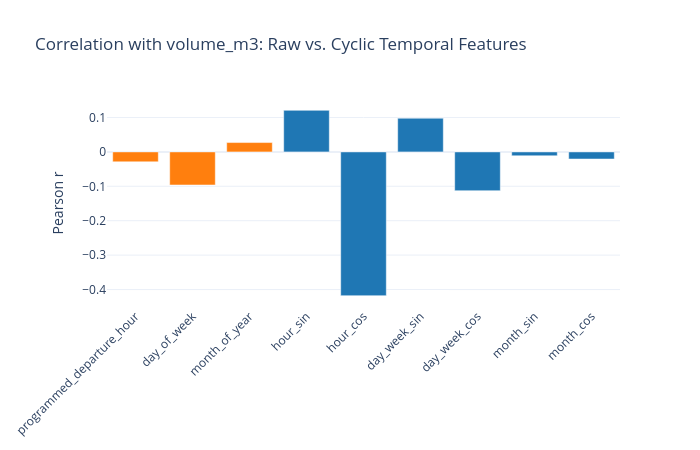

The notebook cell saved with this chart:
### Code cell
# Using Pearson correlation to check linear relationships between features and target (volume_m3)

# Cell 3: Correlation check — cyclic & raw temporal features vs. volume_m3
# After creating sine/cosine encodings, I want to see which temporal signals
# actually track with concrete demand. Weak correlations don't necessarily mean
# discard (tree models capture non-linear stuff), but strong correlations give
# me confidence these features belong in the model.

features_to_check = [
    "programmed_departure_hour", "day_of_week", "month_of_year",
    "hour_sin", "hour_cos",
    "day_week_sin", "day_week_cos",
    "month_sin", "month_cos"
]

# Pearson correlation with target
corrs = df_pre_FE[features_to_check + ["volume_m3"]].corr()["volume_m3"].drop("volume_m3")

# Plot
fig = go.Figure()
colors = ["#1f77b4" if ("sin" in f or "cos" in f) else "#ff7f0e" for f in corrs.index]
fig.add_trace(go.Bar(x=corrs.index, y=corrs.values, marker_color=colors))
fig.update_layout(
    title="Correlation with volume_m3: Raw vs. Cyclic Temporal Features",
    xaxis_tickangle=-45,
    yaxis_title="Pearson r",
    template="plotly_white",
    width=700, height=450
)
fig.show()

print("Correlations (sorted):")
print(corrs.sort_values(ascending=False).round(3))

### Figure 1 — Plotly figure (JSON) as saved in the notebook; plotly's stock layout.template omitted (floating-point values rounded to 4 significant figures)
{"data": [{"marker": {"color": ["#ff7f0e", "#ff7f0e", "#ff7f0e", "#1f77b4", "#1f77b4", "#1f77b4", "#1f77b4", "#1f77b4", "#1f77b4"]}, "type": "bar", "x": ["programmed_departure_hour", "day_of_week", "month_of_year", "hour_sin", "hour_cos", "day_week_sin", "day_week_cos", "month_sin", "month_cos"], "y": [-0.02896, -0.09622, 0.02719, 0.1209, -0.418, 0.09799, -0.1128, -0.01136, -0.02068]}], "layout": {"height": 450, "title": {"text": "Correlation with volume_m3: Raw vs. Cyclic Temporal Features"}, "width": 700, "xaxis": {"tickangle": -45}, "yaxis": {"title": {"text": "Pearson r"}}}}
